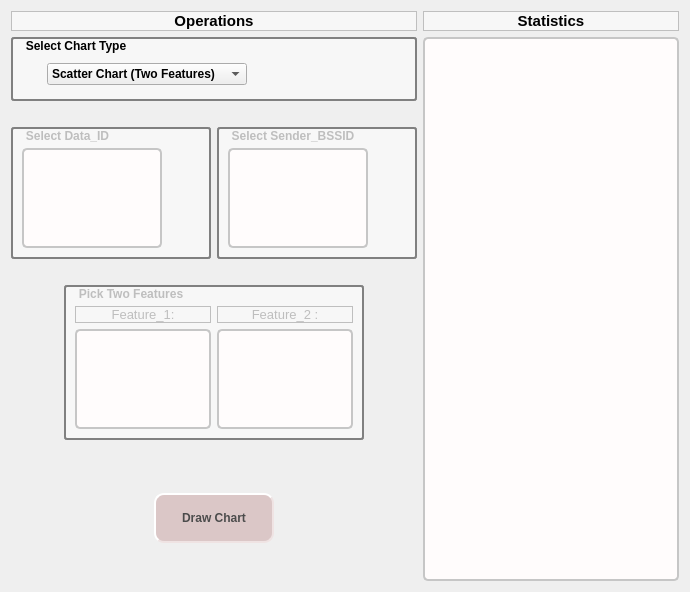
  <widget class="QWidget" name="tab">
   <attribute name="title">
    <string>Visiualization</string>
   </attribute>
   <layout class="QHBoxLayout" name="horizontalLayout_4">
    <item>
     <layout class="QGridLayout" name="gridLayout_5">
      <item row="0" column="1">
       <layout class="QVBoxLayout" name="verticalLayout_4">
        <item>
         <layout class="QGridLayout" name="gridLayout_4">
          <item row="0" column="0">
           <widget class="QLabel" name="label_5">
            <property name="sizePolicy">
             <sizepolicy hsizetype="Preferred" vsizetype="Fixed">
              <horstretch>0</horstretch>
              <verstretch>0</verstretch>
             </sizepolicy>
            </property>
            <property name="font">
             <font>
              <pointsize>11</pointsize>
              <weight>75</weight>
              <bold>true</bold>
             </font>
            </property>
            <property name="styleSheet">
             <string notr="true">QLabel{

background-color:#f7f7f7;
}</string>
            </property>
            <property name="frameShape">
             <enum>QFrame::StyledPanel</enum>
            </property>
            <property name="frameShadow">
             <enum>QFrame::Plain</enum>
            </property>
            <property name="text">
             <string>Statistics</string>
            </property>
            <property name="alignment">
             <set>Qt::AlignCenter</set>
            </property>
           </widget>
          </item>
          <item row="1" column="0">
           <widget class="QTextBrowser" name="textBrowserStatistics">
            <property name="sizePolicy">
             <sizepolicy hsizetype="Preferred" vsizetype="Preferred">
              <horstretch>0</horstretch>
              <verstretch>0</verstretch>
             </sizepolicy>
            </property>
            <property name="maximumSize">
             <size>
              <width>600</width>
              <height>600</height>
             </size>
            </property>
            <property name="styleSheet">
             <string notr="true">QTextBrowser{
background-color: #fffcfc;
border:2px #c6c6c6;
border-style:solid;
border-radius:5px;
}</string>
            </property>
            <property name="frameShape">
             <enum>QFrame::WinPanel</enum>
            </property>
            <property name="frameShadow">
             <enum>QFrame::Raised</enum>
            </property>
            <property name="readOnly">
             <bool>true</bool>
            </property>
           </widget>
          </item>
         </layout>
        </item>
       </layout>
      </item>
      <item row="0" column="0">
       <layout class="QVBoxLayout" name="verticalLayout_12">
        <item>
         <layout class="QGridLayout" name="gridLayout_3">
          <item row="0" column="0">
           <widget class="QLabel" name="label_6">
            <property name="sizePolicy">
             <sizepolicy hsizetype="Preferred" vsizetype="Fixed">
              <horstretch>0</horstretch>
              <verstretch>0</verstretch>
             </sizepolicy>
            </property>
            <property name="maximumSize">
             <size>
              <width>16777215</width>
              <height>16777215</height>
             </size>
            </property>
            <property name="font">
             <font>
              <pointsize>11</pointsize>
              <weight>75</weight>
              <bold>true</bold>
             </font>
            </property>
            <property name="styleSheet">
             <string notr="true">QLabel{

background-color:#f7f7f7;
}</string>
            </property>
            <property name="frameShape">
             <enum>QFrame::StyledPanel</enum>
            </property>
            <property name="frameShadow">
             <enum>QFrame::Plain</enum>
            </property>
            <property name="text">
             <string>Operations</string>
            </property>
            <property name="alignment">
             <set>Qt::AlignCenter</set>
            </property>
           </widget>
          </item>
          <item row="1" column="0">
           <widget class="QGroupBox" name="grpBoxChartType">
            <property name="enabled">
             <bool>true</bool>
            </property>
            <property name="sizePolicy">
             <sizepolicy hsizetype="Fixed" vsizetype="Fixed">
              <horstretch>0</horstretch>
              <verstretch>0</verstretch>
             </sizepolicy>
            </property>
            <property name="maximumSize">
             <size>
              <width>415</width>
              <height>400</height>
             </size>
            </property>
            <property name="font">
             <font>
              <weight>75</weight>
              <bold>true</bold>
              <kerning>true</kerning>
             </font>
            </property>
            <property name="styleSheet">
             <string notr="true">QGroupBox::title { 
    background-color: transparent;
     subcontrol-position: top left; /* position at the top left*/ 
     padding:2 13px;
 }

QGroupBox{
	 border: 2px solid gray; 
     border-radius: 3px; 
	background-color:#f7f7f7;

} </string>
            </property>
            <property name="title">
             <string>Select Chart Type</string>
            </property>
            <property name="alignment">
             <set>Qt::AlignCenter</set>
            </property>
            <property name="flat">
             <bool>false</bool>
            </property>
            <layout class="QVBoxLayout" name="verticalLayout_9">
             <item>
              <spacer name="verticalSpacer_2">
               <property name="orientation">
                <enum>Qt::Vertical</enum>
               </property>
               <property name="sizeType">
                <enum>QSizePolicy::Fixed</enum>
               </property>
               <property name="sizeHint" stdset="0">
                <size>
                 <width>20</width>
                 <height>10</height>
                </size>
               </property>
              </spacer>
             </item>
             <item>
              <layout class="QHBoxLayout" name="horizontalLayout_8">
               <property name="sizeConstraint">
                <enum>QLayout::SetMinimumSize</enum>
               </property>
               <item>
                <spacer name="horizontalSpacer_12">
                 <property name="orientation">
                  <enum>Qt::Horizontal</enum>
                 </property>
                 <property name="sizeType">
                  <enum>QSizePolicy::Fixed</enum>
                 </property>
                 <property name="sizeHint" stdset="0">
                  <size>
                   <width>25</width>
                   <height>20</height>
                  </size>
                 </property>
                </spacer>
               </item>
               <item alignment="Qt::AlignLeft">
                <widget class="QComboBox" name="comboBoxChartType">
                 <property name="sizePolicy">
                  <sizepolicy hsizetype="Expanding" vsizetype="Fixed">
                   <horstretch>0</horstretch>
                   <verstretch>0</verstretch>
                  </sizepolicy>
                 </property>
                 <property name="minimumSize">
                  <size>
                   <width>200</width>
                   <height>0</height>
                  </size>
                 </property>
                 <property name="font">
                  <font>
                   <weight>75</weight>
                   <bold>true</bold>
                  </font>
                 </property>
                 <property name="styleSheet">
                  <string notr="true">QComboBox:item:selected
{
     background-color: grey;
}
</string>
                 </property>
                 <item>
                  <property name="text">
                   <string>Scatter Chart (Two Features)</string>
                  </property>
                 </item>
                 <item>
                  <property name="text">
                   <string>Histogram (#of Location)</string>
                  </property>
                 </item>
                 <item>
                  <property name="text">
                   <string>Bar (#of RSSI Values)</string>
                  </property>
                 </item>
                 <item>
                  <property name="text">
                   <string>Line (Average RSSI Values)</string>
                  </property>
                 </item>
                </widget>
               </item>
               <item>
                <widget class="QLabel" name="label_7">
                 <property name="sizePolicy">
                  <sizepolicy hsizetype="Fixed" vsizetype="Fixed">
                   <horstretch>0</horstretch>
                   <verstretch>0</verstretch>
                  </sizepolicy>
                 </property>
                 <property name="minimumSize">
                  <size>
                   <width>32</width>
                   <height>32</height>
                  </size>
                 </property>
                 <property name="maximumSize">
                  <size>
                   <width>32</width>
                   <height>32</height>
                  </size>
                 </property>
                 <property name="styleSheet">
                  <string notr="true">QLabel{
background-color: transparent

}</string>
                 </property>
                 <property name="text">
                  <string/>
                 </property>
                 <property name="pixmap">
                  <pixmap resource="../Icons/ResourceIcon.qrc">:/Icons/statistics.png</pixmap>
                 </property>
                 <property name="scaledContents">
                  <bool>true</bool>
                 </property>
                 <property name="alignment">
                  <set>Qt::AlignCenter</set>
                 </property>
                </widget>
               </item>
              </layout>
             </item>
            </layout>
           </widget>
          </item>
         </layout>
        </item>
        <item>
         <spacer name="verticalSpacer_13">
          <property name="orientation">
           <enum>Qt::Vertical</enum>
          </property>
          <property name="sizeType">
           <enum>QSizePolicy::Fixed</enum>
          </property>
          <property name="sizeHint" stdset="0">
           <size>
            <width>20</width>
            <height>20</height>
           </size>
          </property>
         </spacer>
        </item>
        <item>
         <layout class="QGridLayout" name="gridLayout">
          <item row="0" column="1">
           <widget class="QGroupBox" name="grpBoxSenderBSSID">
            <property name="enabled">
             <bool>false</bool>
            </property>
            <property name="sizePolicy">
             <sizepolicy hsizetype="Fixed" vsizetype="Fixed">
              <horstretch>0</horstretch>
              <verstretch>0</verstretch>
             </sizepolicy>
            </property>
            <property name="minimumSize">
             <size>
              <width>0</width>
              <height>130</height>
             </size>
            </property>
            <property name="maximumSize">
             <size>
              <width>200</width>
              <height>600</height>
             </size>
            </property>
            <property name="font">
             <font>
              <weight>75</weight>
              <bold>true</bold>
              <kerning>true</kerning>
             </font>
            </property>
            <property name="styleSheet">
             <string notr="true">QGroupBox::title { 
    background-color: transparent;
     subcontrol-position: top left; /* position at the top left*/ 
     padding:2 13px;
 }

QGroupBox{
	 border: 2px solid gray; 
     border-radius: 3px; 
	background-color:#f7f7f7;

} </string>
            </property>
            <property name="title">
             <string>Select Sender_BSSID</string>
            </property>
            <property name="alignment">
             <set>Qt::AlignCenter</set>
            </property>
            <property name="flat">
             <bool>false</bool>
            </property>
            <layout class="QVBoxLayout" name="verticalLayout_10">
             <item>
              <spacer name="verticalSpacer_12">
               <property name="orientation">
                <enum>Qt::Vertical</enum>
               </property>
               <property name="sizeType">
                <enum>QSizePolicy::Fixed</enum>
               </property>
               <property name="sizeHint" stdset="0">
                <size>
                 <width>20</width>
                 <height>10</height>
                </size>
               </property>
              </spacer>
             </item>
             <item>
              <layout class="QHBoxLayout" name="horizontalLayout_9">
               <property name="sizeConstraint">
                <enum>QLayout::SetMinimumSize</enum>
               </property>
               <item alignment="Qt::AlignLeft|Qt::AlignTop">
                <widget class="QListWidget" name="listWidgetBSSID">
                 <property name="sizePolicy">
                  <sizepolicy hsizetype="Fixed" vsizetype="Fixed">
                   <horstretch>5</horstretch>
                   <verstretch>0</verstretch>
                  </sizepolicy>
                 </property>
                 <property name="minimumSize">
                  <size>
                   <width>0</width>
                   <height>100</height>
                  </size>
                 </property>
                 <property name="maximumSize">
                  <size>
                   <width>150</width>
                   <height>50</height>
                  </size>
                 </property>
                 <property name="sizeIncrement">
                  <size>
                   <width>0</width>
                   <height>0</height>
                  </size>
                 </property>
                 <property name="baseSize">
                  <size>
                   <width>0</width>
                   <height>0</height>
                  </size>
                 </property>
                 <property name="styleSheet">
                  <string notr="true">QListWidget{
background-color: #fffcfc;
border:2px #c6c6c6;
border-style:solid;
border-radius:5px;
}</string>
                 </property>
                </widget>
               </item>
               <item>
                <widget class="QLabel" name="label_10">
                 <property name="sizePolicy">
                  <sizepolicy hsizetype="Preferred" vsizetype="Fixed">
                   <horstretch>0</horstretch>
                   <verstretch>0</verstretch>
                  </sizepolicy>
                 </property>
                 <property name="minimumSize">
                  <size>
                   <width>32</width>
                   <height>32</height>
                  </size>
                 </property>
                 <property name="maximumSize">
                  <size>
                   <width>32</width>
                   <height>32</height>
                  </size>
                 </property>
                 <property name="styleSheet">
                  <string notr="true">QLabel{
background-color: transparent

}</string>
                 </property>
                 <property name="text">
                  <string/>
                 </property>
                 <property name="pixmap">
                  <pixmap>../Icons/wireless-router.png</pixmap>
                 </property>
                 <property name="scaledContents">
                  <bool>true</bool>
                 </property>
                 <property name="alignment">
                  <set>Qt::AlignCenter</set>
                 </property>
                </widget>
               </item>
              </layout>
             </item>
            </layout>
           </widget>
          </item>
          <item row="0" column="0">
           <widget class="QGroupBox" name="grpBoxDataID">
            <property name="enabled">
             <bool>false</bool>
            </property>
            <property name="sizePolicy">
             <sizepolicy hsizetype="Fixed" vsizetype="Fixed">
              <horstretch>0</horstretch>
              <verstretch>0</verstretch>
             </sizepolicy>
            </property>
            <property name="minimumSize">
             <size>
              <width>0</width>
              <height>130</height>
             </size>
            </property>
            <property name="maximumSize">
             <size>
              <width>200</width>
              <height>600</height>
             </size>
            </property>
            <property name="font">
             <font>
              <weight>75</weight>
              <bold>true</bold>
              <kerning>true</kerning>
             </font>
            </property>
            <property name="styleSheet">
             <string notr="true">QGroupBox::title { 
    background-color: transparent;
     subcontrol-position: top left; /* position at the top left*/ 
     padding:2 13px;
 }

QGroupBox{
	 border: 2px solid gray; 
     border-radius: 3px; 
	background-color:#f7f7f7;

} </string>
            </property>
            <property name="title">
             <string>Select Data_ID</string>
            </property>
            <property name="alignment">
             <set>Qt::AlignCenter</set>
            </property>
            <property name="flat">
             <bool>false</bool>
            </property>
            <layout class="QVBoxLayout" name="verticalLayout_11">
             <item>
              <spacer name="verticalSpacer_10">
               <property name="orientation">
                <enum>Qt::Vertical</enum>
               </property>
               <property name="sizeType">
                <enum>QSizePolicy::Fixed</enum>
               </property>
               <property name="sizeHint" stdset="0">
                <size>
                 <width>20</width>
                 <height>10</height>
                </size>
               </property>
              </spacer>
             </item>
             <item>
              <layout class="QHBoxLayout" name="horizontalLayout_10">
               <property name="sizeConstraint">
                <enum>QLayout::SetMinimumSize</enum>
               </property>
               <item alignment="Qt::AlignLeft|Qt::AlignTop">
                <widget class="QListWidget" name="listWidgetDataID">
                 <property name="sizePolicy">
                  <sizepolicy hsizetype="Fixed" vsizetype="Fixed">
                   <horstretch>5</horstretch>
                   <verstretch>0</verstretch>
                  </sizepolicy>
                 </property>
                 <property name="minimumSize">
                  <size>
                   <width>0</width>
                   <height>100</height>
                  </size>
                 </property>
                 <property name="maximumSize">
                  <size>
                   <width>150</width>
                   <height>50</height>
                  </size>
                 </property>
                 <property name="styleSheet">
                  <string notr="true">QListWidget{
background-color: #fffcfc;
border:2px #c6c6c6;
border-style:solid;
border-radius:5px;
}</string>
                 </property>
                </widget>
               </item>
               <item>
                <widget class="QLabel" name="label_11">
                 <property name="sizePolicy">
                  <sizepolicy hsizetype="Preferred" vsizetype="Fixed">
                   <horstretch>0</horstretch>
                   <verstretch>0</verstretch>
                  </sizepolicy>
                 </property>
                 <property name="minimumSize">
                  <size>
                   <width>32</width>
                   <height>32</height>
                  </size>
                 </property>
                 <property name="maximumSize">
                  <size>
                   <width>32</width>
                   <height>32</height>
                  </size>
                 </property>
                 <property name="styleSheet">
                  <string notr="true">QLabel{
background-color: transparent

}</string>
                 </property>
                 <property name="text">
                  <string/>
                 </property>
                 <property name="pixmap">
                  <pixmap resource="../Icons/ResourceIcon.qrc">:/Icons/id.png</pixmap>
                 </property>
                 <property name="scaledContents">
                  <bool>true</bool>
                 </property>
                 <property name="alignment">
                  <set>Qt::AlignCenter</set>
                 </property>
                </widget>
               </item>
              </layout>
             </item>
            </layout>
           </widget>
          </item>
         </layout>
        </item>
        <item>
         <spacer name="verticalSpacer_11">
          <property name="orientation">
           <enum>Qt::Vertical</enum>
          </property>
          <property name="sizeType">
           <enum>QSizePolicy::Fixed</enum>
          </property>
          <property name="sizeHint" stdset="0">
           <size>
            <width>20</width>
            <height>20</height>
           </size>
          </property>
         </spacer>
        </item>
        <item alignment="Qt::AlignHCenter">
         <widget class="QGroupBox" name="grpBoxPickFeature">
          <property name="enabled">
           <bool>false</bool>
          </property>
          <property name="sizePolicy">
           <sizepolicy hsizetype="Fixed" vsizetype="Fixed">
            <horstretch>0</horstretch>
            <verstretch>0</verstretch>
           </sizepolicy>
          </property>
          <property name="minimumSize">
           <size>
            <width>0</width>
            <height>130</height>
           </size>
          </property>
          <property name="maximumSize">
           <size>
            <width>300</width>
            <height>300</height>
           </size>
          </property>
          <property name="font">
           <font>
            <weight>75</weight>
            <bold>true</bold>
            <kerning>true</kerning>
           </font>
          </property>
          <property name="styleSheet">
           <string notr="true">QGroupBox::title { 
    background-color: transparent;
     subcontrol-position: top left; /* position at the top left*/ 
     padding:2 13px;
 }

QGroupBox{
	 border: 2px solid gray; 
     border-radius: 3px; 
	background-color:#f7f7f7;

} </string>
          </property>
          <property name="title">
           <string>Pick Two Features</string>
          </property>
          <property name="alignment">
           <set>Qt::AlignCenter</set>
          </property>
          <property name="flat">
           <bool>false</bool>
          </property>
          <layout class="QVBoxLayout" name="verticalLayout_16">
           <item>
            <spacer name="verticalSpacer_6">
             <property name="orientation">
              <enum>Qt::Vertical</enum>
             </property>
             <property name="sizeType">
              <enum>QSizePolicy::Fixed</enum>
             </property>
             <property name="sizeHint" stdset="0">
              <size>
               <width>20</width>
               <height>10</height>
              </size>
             </property>
            </spacer>
           </item>
           <item>
            <layout class="QGridLayout" name="gridLayout_2">
             <item row="0" column="1">
              <widget class="QLabel" name="label_9">
               <property name="sizePolicy">
                <sizepolicy hsizetype="Expanding" vsizetype="Fixed">
                 <horstretch>0</horstretch>
                 <verstretch>0</verstretch>
                </sizepolicy>
               </property>
               <property name="font">
                <font>
                 <pointsize>10</pointsize>
                 <weight>50</weight>
                 <bold>false</bold>
                </font>
               </property>
               <property name="styleSheet">
                <string notr="true">QLabel{

background-color:#f7f7f7;
}</string>
               </property>
               <property name="frameShape">
                <enum>QFrame::StyledPanel</enum>
               </property>
               <property name="frameShadow">
                <enum>QFrame::Plain</enum>
               </property>
               <property name="text">
                <string>Feature_2 :</string>
               </property>
               <property name="alignment">
                <set>Qt::AlignCenter</set>
               </property>
              </widget>
             </item>
             <item row="0" column="0">
              <widget class="QLabel" name="label_8">
               <property name="sizePolicy">
                <sizepolicy hsizetype="Expanding" vsizetype="Fixed">
                 <horstretch>0</horstretch>
                 <verstretch>0</verstretch>
                </sizepolicy>
               </property>
               <property name="maximumSize">
                <size>
                 <width>16777215</width>
                 <height>16777215</height>
                </size>
               </property>
               <property name="font">
                <font>
                 <pointsize>10</pointsize>
                 <weight>50</weight>
                 <bold>false</bold>
                </font>
               </property>
               <property name="styleSheet">
                <string notr="true">QLabel{

background-color:#f7f7f7;
}</string>
               </property>
               <property name="frameShape">
                <enum>QFrame::StyledPanel</enum>
               </property>
               <property name="frameShadow">
                <enum>QFrame::Plain</enum>
               </property>
               <property name="text">
                <string>Feature_1:</string>
               </property>
               <property name="alignment">
                <set>Qt::AlignCenter</set>
               </property>
              </widget>
             </item>
             <item row="1" column="0" alignment="Qt::AlignTop">
              <widget class="QListWidget" name="listWidgetFeature1">
               <property name="sizePolicy">
                <sizepolicy hsizetype="Fixed" vsizetype="Fixed">
                 <horstretch>0</horstretch>
                 <verstretch>0</verstretch>
                </sizepolicy>
               </property>
               <property name="minimumSize">
                <size>
                 <width>0</width>
                 <height>100</height>
                </size>
               </property>
               <property name="maximumSize">
                <size>
                 <width>16777215</width>
                 <height>80</height>
                </size>
               </property>
               <property name="sizeIncrement">
                <size>
                 <width>150</width>
                 <height>50</height>
                </size>
               </property>
               <property name="font">
                <font>
                 <pointsize>10</pointsize>
                 <weight>75</weight>
                 <bold>true</bold>
                </font>
               </property>
               <property name="styleSheet">
                <string notr="true">QListWidget{
background-color: #fffcfc;
border:2px #c6c6c6;
border-style:solid;
border-radius:5px;
}</string>
               </property>
              </widget>
             </item>
             <item row="1" column="1" alignment="Qt::AlignTop">
              <widget class="QListWidget" name="listWidgetFeature2">
               <property name="sizePolicy">
                <sizepolicy hsizetype="Fixed" vsizetype="Fixed">
                 <horstretch>0</horstretch>
                 <verstretch>0</verstretch>
                </sizepolicy>
               </property>
               <property name="minimumSize">
                <size>
                 <width>0</width>
                 <height>100</height>
                </size>
               </property>
               <property name="maximumSize">
                <size>
                 <width>150</width>
                 <height>50</height>
                </size>
               </property>
               <property name="sizeIncrement">
                <size>
                 <width>0</width>
                 <height>0</height>
                </size>
               </property>
               <property name="styleSheet">
                <string notr="true">QListWidget{
background-color: #fffcfc;
border:2px #c6c6c6;
border-style:solid;
border-radius:5px;
}</string>
               </property>
              </widget>
             </item>
            </layout>
           </item>
          </layout>
         </widget>
        </item>
        <item>
         <spacer name="verticalSpacer_5">
          <property name="orientation">
           <enum>Qt::Vertical</enum>
          </property>
          <property name="sizeType">
           <enum>QSizePolicy::Fixed</enum>
          </property>
          <property name="sizeHint" stdset="0">
           <size>
            <width>20</width>
            <height>40</height>
           </size>
          </property>
         </spacer>
        </item>
        <item alignment="Qt::AlignHCenter">
         <widget class="QPushButton" name="btnDrawChart">
          <property name="sizePolicy">
           <sizepolicy hsizetype="Fixed" vsizetype="Fixed">
            <horstretch>0</horstretch>
            <verstretch>0</verstretch>
           </sizepolicy>
          </property>
          <property name="minimumSize">
           <size>
            <width>120</width>
            <height>50</height>
           </size>
          </property>
          <property name="maximumSize">
           <size>
            <width>200</width>
            <height>35</height>
           </size>
          </property>
          <property name="font">
           <font>
            <weight>75</weight>
            <bold>true</bold>
           </font>
          </property>
          <property name="cursor">
           <cursorShape>PointingHandCursor</cursorShape>
          </property>
          <property name="styleSheet">
           <string notr="true">QPushButton {
    background-color:#dbc7c7;
    color: #4c4c4c;
    border: 2px #efe3e3;
	border-style: outset;
	border-radius:10px
}

QPushButton:hover {background-color:#f9e3e3;}
</string>
          </property>
          <property name="text">
           <string>Draw Chart</string>
          </property>
          <property name="icon">
           <iconset resource="../Icons/ResourceIcon.qrc">
            <normaloff>:/Icons/chart.png</normaloff>:/Icons/chart.png</iconset>
          </property>
          <property name="iconSize">
           <size>
            <width>20</width>
            <height>20</height>
           </size>
          </property>
         </widget>
        </item>
        <item>
         <spacer name="verticalSpacer_9">
          <property name="orientation">
           <enum>Qt::Vertical</enum>
          </property>
          <property name="sizeType">
           <enum>QSizePolicy::Fixed</enum>
          </property>
          <property name="sizeHint" stdset="0">
           <size>
            <width>20</width>
            <height>45</height>
           </size>
          </property>
         </spacer>
        </item>
       </layout>
      </item>
     </layout>
    </item>
   </layout>
  </widget>
